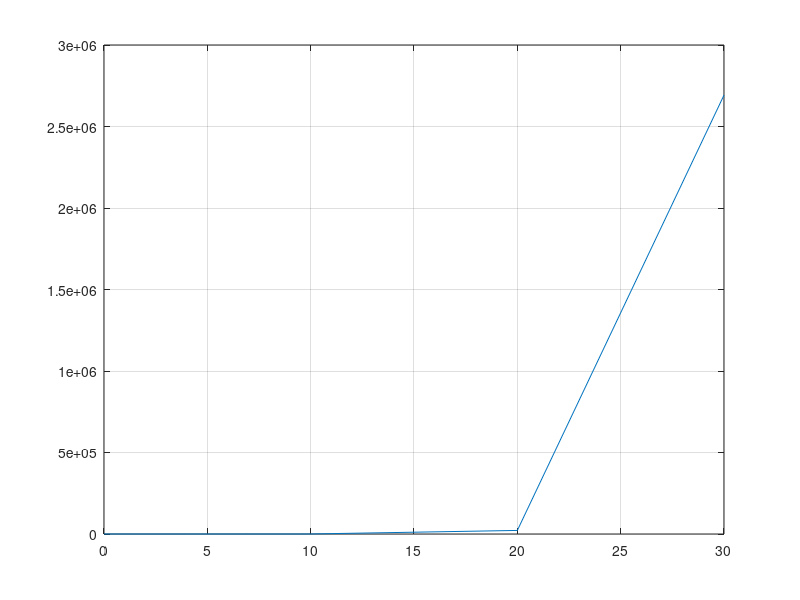

MATLAB code to generate this figure:
n = [0, 10, 20, 30];

iterative_passes = [0, 10, 30, 60];

recursive_passes = [0, 177, 21891, 2692537];

plot(n, iterative_passes);

plot(n, recursive_passes);

grid on;